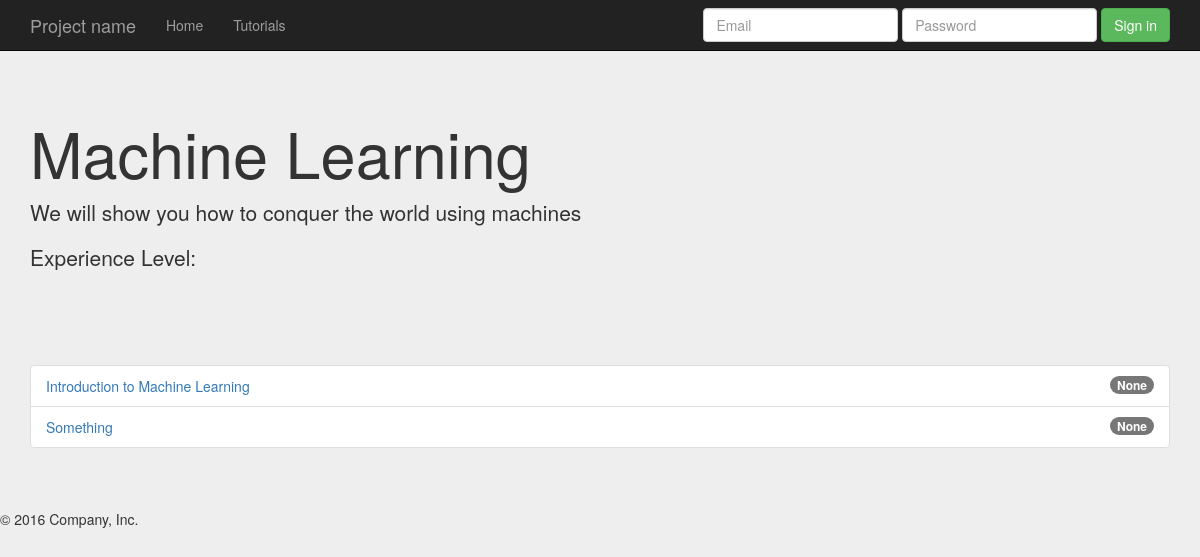
/tutorials/series/machine-learning/, run on the app's committed database.
### tutorials/models.py (models this page shows, shortened)
class TutorialSeries(models.Model):
    language = models.ForeignKey(Language)
    student_experience = models.ForeignKey(StudentExperience)
    name = models.CharField(max_length=250)
    description = models.TextField(blank=True, null=True)
    archived = models.BooleanField(default=False)
    slug = models.SlugField(max_length=250, unique=True)

class Lesson(models.Model):
    tutorial_series = models.ForeignKey(TutorialSeries, related_name='tutorials')
    title = models.CharField(max_length=250)
    video = models.TextField(blank=True, null=True)
    length = models.CharField(max_length=50, blank=True, null=True)
    content = models.TextField(blank=True, null=True)
    slug = models.SlugField(max_length=250, unique=True)
    free_preview = models.BooleanField(default=False)
    active = models.BooleanField(default=False)

### tutorials/views.py (the view)
# urls.py: url(r'^series/(?P<slug>[-\w]+)/$', views.tutorial_series_detail, name='tutorial_series_detail'),
def tutorial_series_detail(request, slug):
    series = get_object_or_404(TutorialSeries, slug=slug)
    lessons = series.tutorials.filter(tutorial_series=series)
    template = 'tutorials/tutorialseries_detail.html'
    context = {
        'series': series,
        'lessons': lessons,
    }
    return render(request, template, context)

### templates/tutorials/tutorialseries_detail.html
{% extends 'base.html' %}
{% block content %}
    <div class="jumbotron">
        <div class="container">
            <h1>{{ series.name }}</h1>
            <p>{{ series.description }}</p>
            <p>Experience Level: {{ series.studentExperience }}</p>
        </div>
    </div>
    <div class="container">
        <ul class="list-group">
            {% for lesson in lessons %}
                <li class="list-group-item">
                    <span class="badge">{{ lesson.length }}</span>
                    <a href="{% url "tutorials:lesson_detail" lesson.tutorial_series.slug lesson.slug %}">{{ lesson.title }}</a>
                </li>
            {% endfor %}
        </ul>
    </div>
{% endblock %}

### static/css/signin.css (style rules this page uses)
body { padding-top: 40px; padding-bottom: 40px; background-color: #eee; }

### static/css/jumbotron.css (style rules this page uses)
body { padding-top: 50px; padding-bottom: 20px; }

### data on the page
TutorialSeries: name "Machine Learning", description "We will show you how to conquer the world using machines"
Lesson: length "None", title "Introduction to Machine Learning"
Lesson: length "None", title "Something"
